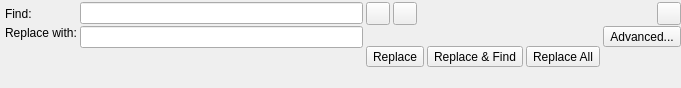
<?xml version="1.0" encoding="UTF-8"?>
<ui version="4.0">
 <class>Core::Internal::FindWidget</class>
 <widget class="QWidget" name="Core::Internal::FindWidget">
  <property name="geometry">
   <rect>
	<x>0</x>
	<y>0</y>
	<width>681</width>
	<height>88</height>
   </rect>
  </property>
  <property name="windowTitle">
   <string>Find</string>
  </property>
  <layout class="QGridLayout" name="mainLayout">
   <property name="leftMargin">
	<number>5</number>
   </property>
   <property name="topMargin">
	<number>2</number>
   </property>
   <property name="rightMargin">
	<number>0</number>
   </property>
   <property name="bottomMargin">
	<number>1</number>
   </property>
   <property name="horizontalSpacing">
	<number>3</number>
   </property>
   <property name="verticalSpacing">
	<number>1</number>
   </property>
   <item row="0" column="0">
	<widget class="QLabel" name="findLabel">
	 <property name="text">
	  <string>Find:</string>
	 </property>
	</widget>
   </item>
   <item row="0" column="1">
	<widget class="Utils::LineEdit" name="findEdit">
	 <property name="minimumSize">
	  <size>
	   <width>100</width>
	   <height>0</height>
	  </size>
	 </property>
	</widget>
   </item>
   <item row="0" column="2">
	<widget class="QWidget" name="findButtonsWidget" native="true">
	 <layout class="QHBoxLayout" name="findButtonLayout">
	  <property name="spacing">
	   <number>3</number>
	  </property>
	  <property name="leftMargin">
	   <number>0</number>
	  </property>
	  <property name="topMargin">
	   <number>0</number>
	  </property>
	  <property name="rightMargin">
	   <number>0</number>
	  </property>
	  <property name="bottomMargin">
	   <number>0</number>
	  </property>
	  <item>
	   <widget class="QToolButton" name="findPreviousButton"/>
	  </item>
	  <item>
	   <widget class="QToolButton" name="findNextButton"/>
	  </item>
	  <item>
	   <spacer name="horizontalSpacer">
		<property name="orientation">
		 <enum>Qt::Horizontal</enum>
		</property>
		<property name="sizeHint" stdset="0">
		 <size>
		  <width>40</width>
		  <height>0</height>
		 </size>
		</property>
	   </spacer>
	  </item>
	  <item>
	   <widget class="QToolButton" name="close"/>
	  </item>
	 </layout>
	</widget>
   </item>
   <item row="1" column="0">
	<layout class="QVBoxLayout" name="verticalLayout_2">
	 <property name="spacing">
	  <number>0</number>
	 </property>
	 <item>
	  <widget class="QLabel" name="replaceLabel">
	   <property name="text">
		<string>Replace with:</string>
	   </property>
	  </widget>
	 </item>
	 <item>
	  <spacer name="verticalSpacer_2">
	   <property name="orientation">
		<enum>Qt::Vertical</enum>
	   </property>
	   <property name="sizeHint" stdset="0">
		<size>
		 <width>0</width>
		 <height>0</height>
		</size>
	   </property>
	  </spacer>
	 </item>
	</layout>
   </item>
   <item row="1" column="1">
	<layout class="QVBoxLayout" name="verticalLayout">
	 <property name="spacing">
	  <number>0</number>
	 </property>
	 <item>
	  <widget class="Utils::LineEdit" name="replaceEdit">
	   <property name="minimumSize">
		<size>
		 <width>100</width>
		 <height>0</height>
		</size>
	   </property>
	  </widget>
	 </item>
	 <item>
	  <spacer name="verticalSpacer">
	   <property name="orientation">
		<enum>Qt::Vertical</enum>
	   </property>
	   <property name="sizeHint" stdset="0">
		<size>
		 <width>0</width>
		 <height>0</height>
		</size>
	   </property>
	  </spacer>
	 </item>
	</layout>
   </item>
   <item row="1" column="2">
	<layout class="QGridLayout" name="gridLayout">
	 <property name="horizontalSpacing">
	  <number>3</number>
	 </property>
	 <property name="verticalSpacing">
	  <number>0</number>
	 </property>
	 <item row="0" column="0">
	  <widget class="QWidget" name="replaceButtonsWidget" native="true">
	   <property name="sizePolicy">
		<sizepolicy hsizetype="Expanding" vsizetype="Preferred">
		 <horstretch>0</horstretch>
		 <verstretch>0</verstretch>
		</sizepolicy>
	   </property>
	   <layout class="QHBoxLayout" name="replaceButtonsLayout">
		<property name="spacing">
		 <number>3</number>
		</property>
		<property name="leftMargin">
		 <number>0</number>
		</property>
		<property name="topMargin">
		 <number>0</number>
		</property>
		<property name="rightMargin">
		 <number>0</number>
		</property>
		<property name="bottomMargin">
		 <number>0</number>
		</property>
		<item>
		 <widget class="QToolButton" name="replaceButton">
		  <property name="text">
		   <string>Replace</string>
		  </property>
		  <property name="toolButtonStyle">
		   <enum>Qt::ToolButtonTextOnly</enum>
		  </property>
		  <property name="arrowType">
		   <enum>Qt::LeftArrow</enum>
		  </property>
		 </widget>
		</item>
		<item>
		 <widget class="QToolButton" name="replaceNextButton">
		  <property name="font">
		   <font/>
		  </property>
		  <property name="text">
		   <string>Replace &amp;&amp; Find</string>
		  </property>
		  <property name="toolButtonStyle">
		   <enum>Qt::ToolButtonTextOnly</enum>
		  </property>
		  <property name="arrowType">
		   <enum>Qt::RightArrow</enum>
		  </property>
		 </widget>
		</item>
		<item>
		 <widget class="QToolButton" name="replaceAllButton">
		  <property name="font">
		   <font/>
		  </property>
		  <property name="text">
		   <string>Replace All</string>
		  </property>
		  <property name="toolButtonStyle">
		   <enum>Qt::ToolButtonTextOnly</enum>
		  </property>
		 </widget>
		</item>
	   </layout>
	  </widget>
	 </item>
	 <item row="0" column="1">
	  <layout class="QVBoxLayout" name="verticalLayout_3">
	   <property name="spacing">
		<number>0</number>
	   </property>
	   <item>
		<widget class="QToolButton" name="advancedButton">
		 <property name="text">
		  <string>Advanced...</string>
		 </property>
		 <property name="toolButtonStyle">
		  <enum>Qt::ToolButtonTextOnly</enum>
		 </property>
		</widget>
	   </item>
	   <item>
		<spacer name="verticalSpacer_3">
		 <property name="orientation">
		  <enum>Qt::Vertical</enum>
		 </property>
		 <property name="sizeHint" stdset="0">
		  <size>
		   <width>0</width>
		   <height>0</height>
		  </size>
		 </property>
		</spacer>
	   </item>
	  </layout>
	 </item>
	</layout>
   </item>
  </layout>
 </widget>
 <customwidgets>
  <customwidget>
   <class>Utils::LineEdit</class>
   <extends>QLineEdit</extends>
   <header>utils/lineedit.h</header>
  </customwidget>
 </customwidgets>
 <tabstops>
  <tabstop>findEdit</tabstop>
  <tabstop>replaceEdit</tabstop>
  <tabstop>replaceButton</tabstop>
  <tabstop>replaceNextButton</tabstop>
  <tabstop>replaceAllButton</tabstop>
  <tabstop>advancedButton</tabstop>
  <tabstop>findPreviousButton</tabstop>
  <tabstop>findNextButton</tabstop>
  <tabstop>close</tabstop>
 </tabstops>
 <resources/>
 <connections/>
</ui>
